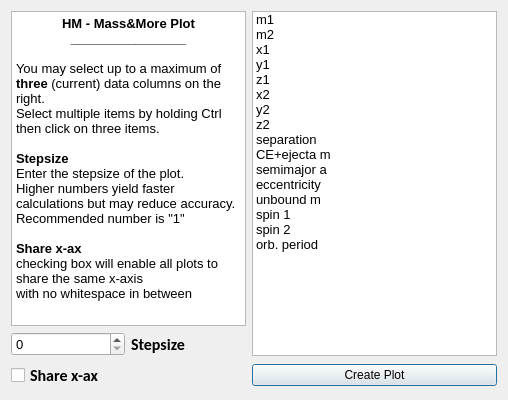
<?xml version="1.0" encoding="UTF-8"?>
<ui version="4.0">
 <class>Dialog</class>
 <widget class="QDialog" name="Dialog">
  <property name="geometry">
   <rect>
    <x>0</x>
    <y>0</y>
    <width>508</width>
    <height>400</height>
   </rect>
  </property>
  <property name="windowTitle">
   <string>Hypermongo - Mass&amp;More</string>
  </property>
  <layout class="QGridLayout" name="gridLayout">
   <item row="0" column="0" colspan="2">
    <widget class="QTextBrowser" name="textBrowser">
     <property name="html">
      <string>&lt;!DOCTYPE HTML PUBLIC &quot;-//W3C//DTD HTML 4.0//EN&quot; &quot;http://www.w3.org/TR/REC-html40/strict.dtd&quot;&gt;
&lt;html&gt;&lt;head&gt;&lt;meta name=&quot;qrichtext&quot; content=&quot;1&quot; /&gt;&lt;style type=&quot;text/css&quot;&gt;
p, li { white-space: pre-wrap; }
&lt;/style&gt;&lt;/head&gt;&lt;body style=&quot; font-family:'MS Shell Dlg 2'; font-size:7.8pt; font-weight:400; font-style:normal;&quot;&gt;
&lt;p align=&quot;center&quot; style=&quot; margin-top:0px; margin-bottom:0px; margin-left:0px; margin-right:0px; -qt-block-indent:0; text-indent:0px;&quot;&gt;&lt;span style=&quot; font-size:10pt; font-weight:600;&quot;&gt;HM - Mass&amp;amp;More Plot&lt;/span&gt;&lt;/p&gt;
&lt;p align=&quot;center&quot; style=&quot; margin-top:0px; margin-bottom:0px; margin-left:0px; margin-right:0px; -qt-block-indent:0; text-indent:0px;&quot;&gt;&lt;span style=&quot; font-size:10pt; font-weight:600;&quot;&gt;________________&lt;/span&gt;&lt;/p&gt;
&lt;p style=&quot;-qt-paragraph-type:empty; margin-top:0px; margin-bottom:0px; margin-left:0px; margin-right:0px; -qt-block-indent:0; text-indent:0px; font-size:10pt; font-weight:600;&quot;&gt;&lt;br /&gt;&lt;/p&gt;
&lt;p style=&quot; margin-top:0px; margin-bottom:0px; margin-left:0px; margin-right:0px; -qt-block-indent:0; text-indent:0px;&quot;&gt;&lt;span style=&quot; font-size:10pt;&quot;&gt;You may select up to a maximum of &lt;/span&gt;&lt;span style=&quot; font-size:10pt; font-weight:600;&quot;&gt;three&lt;/span&gt;&lt;span style=&quot; font-size:10pt;&quot;&gt; (current) data columns on the right. &lt;/span&gt;&lt;/p&gt;
&lt;p style=&quot; margin-top:0px; margin-bottom:0px; margin-left:0px; margin-right:0px; -qt-block-indent:0; text-indent:0px;&quot;&gt;&lt;span style=&quot; font-size:10pt;&quot;&gt;Select multiple items by holding Ctrl then click on three items.&lt;/span&gt;&lt;/p&gt;
&lt;p style=&quot;-qt-paragraph-type:empty; margin-top:0px; margin-bottom:0px; margin-left:0px; margin-right:0px; -qt-block-indent:0; text-indent:0px; font-size:10pt;&quot;&gt;&lt;br /&gt;&lt;/p&gt;
&lt;p style=&quot; margin-top:0px; margin-bottom:0px; margin-left:0px; margin-right:0px; -qt-block-indent:0; text-indent:0px;&quot;&gt;&lt;span style=&quot; font-size:10pt; font-weight:600;&quot;&gt;Stepsize&lt;/span&gt;&lt;/p&gt;
&lt;p style=&quot; margin-top:0px; margin-bottom:0px; margin-left:0px; margin-right:0px; -qt-block-indent:0; text-indent:0px;&quot;&gt;&lt;span style=&quot; font-size:10pt;&quot;&gt;Enter the stepsize of the plot.&lt;/span&gt;&lt;/p&gt;
&lt;p style=&quot; margin-top:0px; margin-bottom:0px; margin-left:0px; margin-right:0px; -qt-block-indent:0; text-indent:0px;&quot;&gt;&lt;span style=&quot; font-size:10pt;&quot;&gt;Higher numbers yield faster calculations but may reduce accuracy.&lt;/span&gt;&lt;/p&gt;
&lt;p style=&quot; margin-top:0px; margin-bottom:0px; margin-left:0px; margin-right:0px; -qt-block-indent:0; text-indent:0px;&quot;&gt;&lt;span style=&quot; font-size:10pt;&quot;&gt;Recommended number is &amp;quot;1&amp;quot;&lt;/span&gt;&lt;/p&gt;
&lt;p style=&quot;-qt-paragraph-type:empty; margin-top:0px; margin-bottom:0px; margin-left:0px; margin-right:0px; -qt-block-indent:0; text-indent:0px; font-size:10pt;&quot;&gt;&lt;br /&gt;&lt;/p&gt;
&lt;p style=&quot; margin-top:0px; margin-bottom:0px; margin-left:0px; margin-right:0px; -qt-block-indent:0; text-indent:0px;&quot;&gt;&lt;span style=&quot; font-size:10pt; font-weight:600;&quot;&gt;Share x-ax&lt;/span&gt;&lt;/p&gt;
&lt;p style=&quot; margin-top:0px; margin-bottom:0px; margin-left:0px; margin-right:0px; -qt-block-indent:0; text-indent:0px;&quot;&gt;&lt;span style=&quot; font-size:10pt;&quot;&gt;checking box will enable all plots to share the same x-axis &lt;/span&gt;&lt;/p&gt;
&lt;p style=&quot; margin-top:0px; margin-bottom:0px; margin-left:0px; margin-right:0px; -qt-block-indent:0; text-indent:0px;&quot;&gt;&lt;span style=&quot; font-size:10pt;&quot;&gt;with no whitespace in between&lt;/span&gt;&lt;/p&gt;&lt;/body&gt;&lt;/html&gt;</string>
     </property>
    </widget>
   </item>
   <item row="2" column="2">
    <widget class="QPushButton" name="pushButton">
     <property name="text">
      <string>Create Plot</string>
     </property>
    </widget>
   </item>
   <item row="0" column="2" rowspan="2">
    <widget class="QListWidget" name="listWidget">
     <property name="font">
      <font>
       <pointsize>10</pointsize>
      </font>
     </property>
     <item>
      <property name="text">
       <string>m1</string>
      </property>
     </item>
     <item>
      <property name="text">
       <string>m2</string>
      </property>
     </item>
     <item>
      <property name="text">
       <string>x1</string>
      </property>
     </item>
     <item>
      <property name="text">
       <string>y1</string>
      </property>
     </item>
     <item>
      <property name="text">
       <string>z1</string>
      </property>
     </item>
     <item>
      <property name="text">
       <string>x2</string>
      </property>
     </item>
     <item>
      <property name="text">
       <string>y2</string>
      </property>
     </item>
     <item>
      <property name="text">
       <string>z2</string>
      </property>
     </item>
     <item>
      <property name="text">
       <string>separation</string>
      </property>
     </item>
     <item>
      <property name="text">
       <string>CE+ejecta m</string>
      </property>
     </item>
     <item>
      <property name="text">
       <string>semimajor a</string>
      </property>
     </item>
     <item>
      <property name="text">
       <string>eccentricity</string>
      </property>
     </item>
     <item>
      <property name="text">
       <string>unbound m</string>
      </property>
     </item>
     <item>
      <property name="text">
       <string>spin 1</string>
      </property>
     </item>
     <item>
      <property name="text">
       <string>spin 2</string>
      </property>
     </item>
     <item>
      <property name="text">
       <string>orb. period</string>
      </property>
     </item>
    </widget>
   </item>
   <item row="1" column="0">
    <widget class="QSpinBox" name="spinBox">
     <property name="font">
      <font>
       <pointsize>10</pointsize>
      </font>
     </property>
    </widget>
   </item>
   <item row="1" column="1">
    <widget class="QLabel" name="label">
     <property name="font">
      <font>
       <family>Calibri</family>
       <pointsize>12</pointsize>
       <weight>75</weight>
       <bold>true</bold>
      </font>
     </property>
     <property name="text">
      <string>Stepsize</string>
     </property>
    </widget>
   </item>
   <item row="2" column="0">
    <widget class="QCheckBox" name="checkBox">
     <property name="font">
      <font>
       <family>Calibri</family>
       <pointsize>12</pointsize>
       <weight>75</weight>
       <bold>true</bold>
      </font>
     </property>
     <property name="text">
      <string>Share x-ax</string>
     </property>
    </widget>
   </item>
  </layout>
 </widget>
 <resources/>
 <connections/>
</ui>
